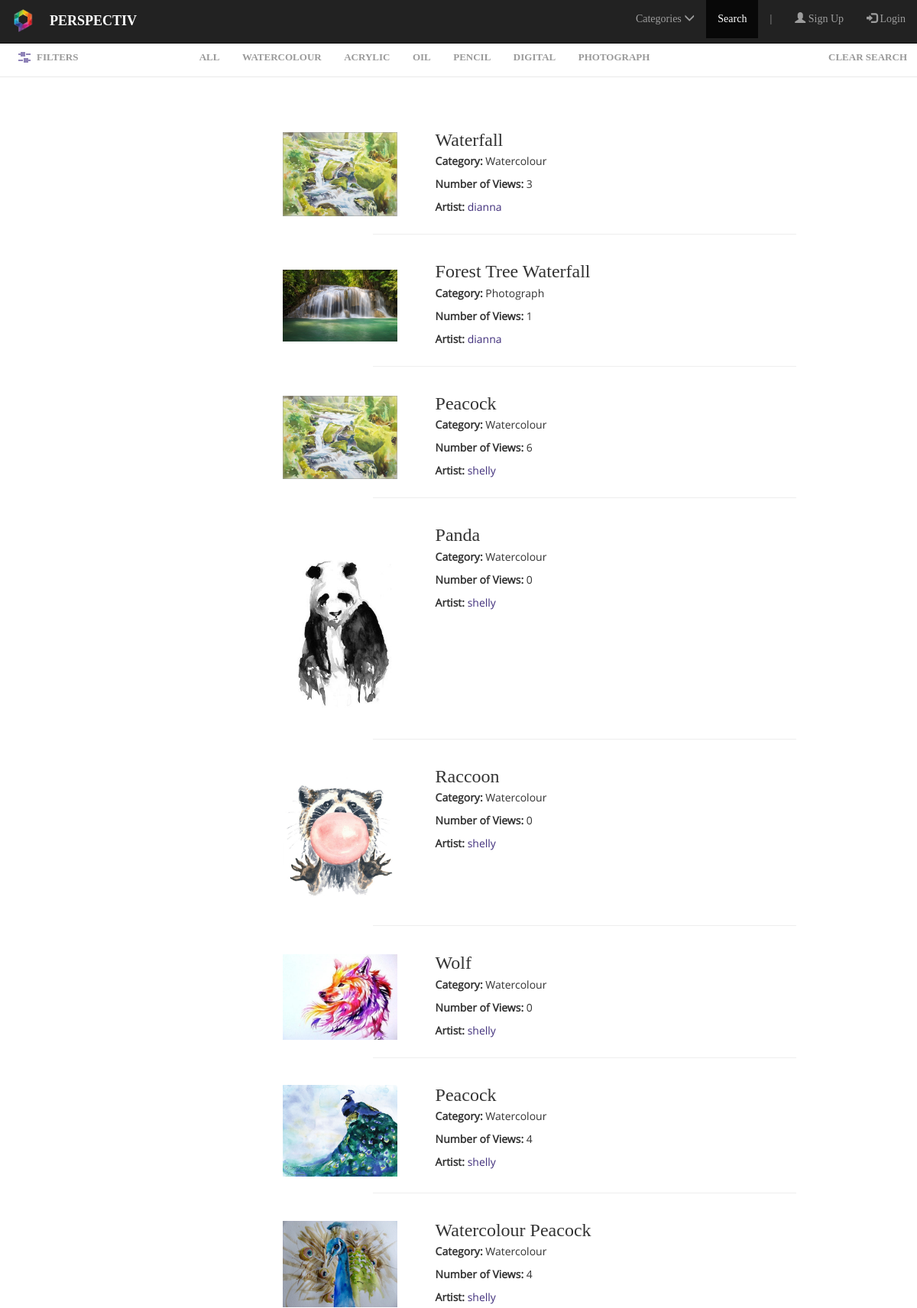
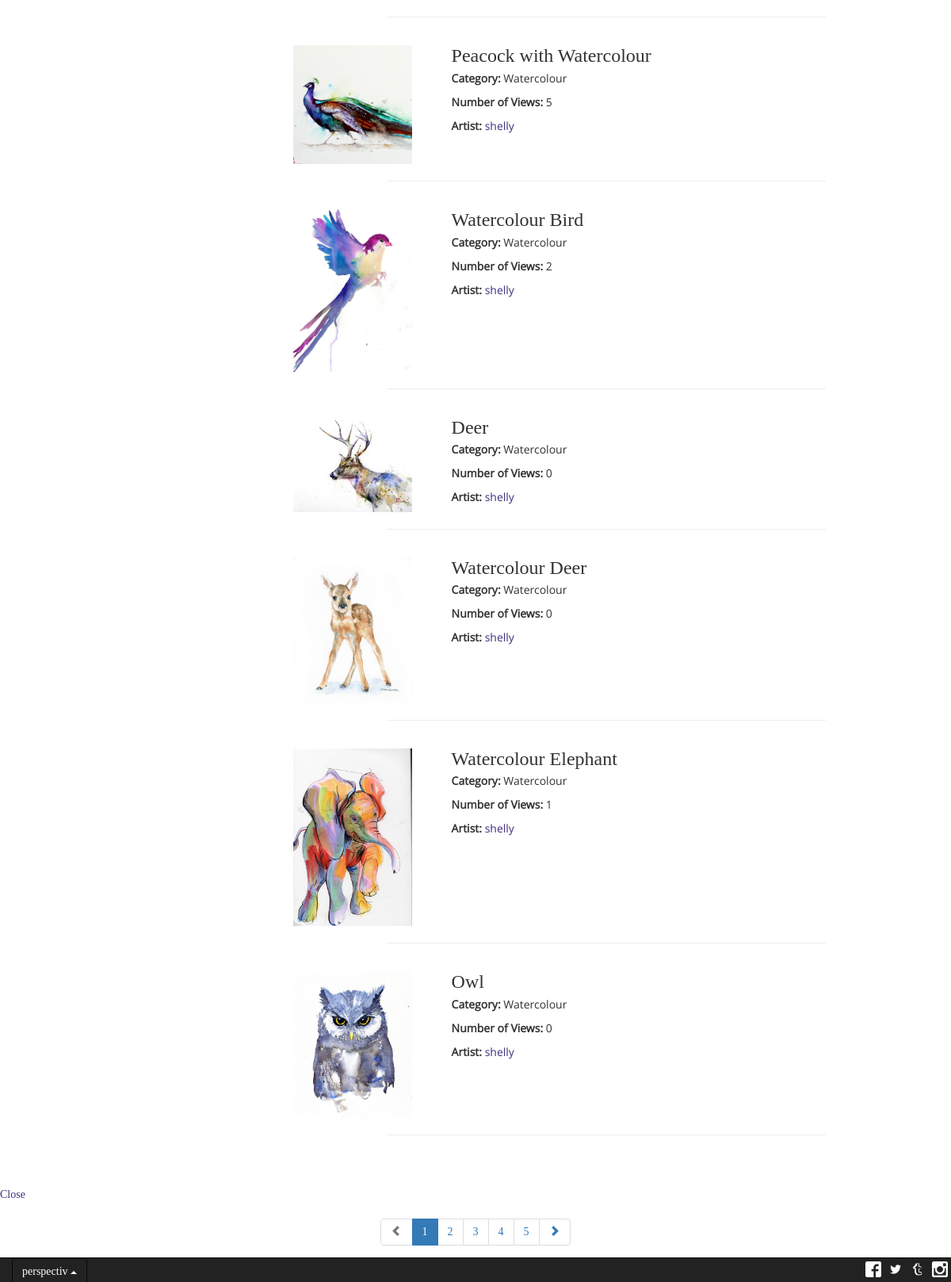
Screenshot of /Search.php with the database file from the repository (2 pictures, top to bottom).
### tables this page shows
CREATE TABLE IF NOT EXISTS `image` (
  `UserID` varchar(6) NOT NULL,
  `ImageID` varchar(50) NOT NULL,
  `Title` varchar(50) NOT NULL,
  `Caption` text NOT NULL,
  `Category` varchar(50) NOT NULL,
  `AllowRating` varchar(1) NOT NULL,
  `AllowComments` varchar(1) NOT NULL,
  `Date` varchar(10) NOT NULL,
  `numViews` int(11) NOT NULL,
  PRIMARY KEY (`UserID`,`ImageID`)
);

CREATE TABLE IF NOT EXISTS `user` (
  `UserID` varchar(6) NOT NULL,
  `Fname` char(255) NOT NULL,
  `Lname` char(255) NOT NULL,
  `username` char(255) NOT NULL,
  `email` varchar(255) DEFAULT NULL,
  `password` varchar(255) NOT NULL,
  `numImages` int(11) NOT NULL,
  PRIMARY KEY (`UserID`),
  UNIQUE KEY `username` (`username`,`email`)
);

### Search.php (the view, shortened to what this page needs)
<?php
	$link = mysqli_connect("localhost", "root", "", "seng513_perspectiv");
	$linkchoice = '';
	if (!isset($_SESSION['sql']))
		switch ($linkchoice) {
			default:
				$sql = "select * from image";
				break;
		}
	else
	{
		$sql = $_SESSION['sql'];
	}
	$result = mysqli_query($link,$sql);
?>
<!DOCTYPE html>
<html lang="en" xmlns="http://www.w3.org/1999/xhtml">
<head>
    <link rel="stylesheet" href="http://maxcdn.bootstrapcdn.com/bootstrap/3.3.6/css/bootstrap.min.css">
    <link rel="stylesheet" href="Stylesheets/SearchStylesheet.css" />
	<link rel="stylesheet" href="Stylesheets/style.css" />
	<link rel="stylesheet" href="Stylesheets/navbar.css" />
</head>
<body>
    <nav class="navbar navbar-inverse navbar-fixed-top">
        <div class="container-fluid">
            <div class="navbar-header">
                <a class="navbar-brand" href="Home.php">
                    <img alt="Brand" class="brand" src="Stylesheets/Logo.jpg">
                </a>
                <p class="navbar-text" style="color: white; font-weight: bold; font-size: 18px;">PERSPECTIV
                </p>
            </div>
            <div class="collapse navbar-collapse" id="Navbar">
                <ul class="nav navbar-nav navbar-right">
                    <li class="dropdown">
                        <a class="dropdown-toggle" data-toggle="dropdown" href="#">Categories  <span class="glyphicon glyphicon-menu-down"><small></small></span></a>
                    </li>
                    <li class="active"><a href="Search.php">Search</a></li>
                    <li><p class="navbar-text hidden-sm hidden-xs"> | </p></li>
					<?php
						if (!isset($_SESSION['login_user']))
						{
							echo '<li><a href="Signup.php"><span class="glyphicon glyphicon-user"></span> Sign Up</a></li>';
							echo '<li><a href="Login.php"><span class="glyphicon glyphicon-log-in"></span> Login</a></li>';
						}
					?>
                </ul>
            </div>
        </div>
    </nav>
	<nav class="navbar navbar-xs navbar-inverse navbar-fixed-bottom">
		<div class="container-fluid">
			<div class="footer-text navbar-header">
				<div class="dropup">
					<button class="btn dropdown-toggle inverse-dropdown" type="button" id="footer-dropdown" data-toggle="dropdown" aria-haspopup="true" aria-expanded="false">
					perspectiv
						<span class="caret"></span>
					</button>
				</div>
			</div>
			<ul class="nav navbar-nav navbar-right">
				<li><a class="footer-link" style="padding: 0px 0px" href="http://www.facebook.com">
					<img class="footer-btn" src="Assets/brand_assets/fb/FB-f-Logo__white_29.png"/></a></li>
				<li><a class="footer-link" style="padding: 0px 0px" href="http://www.twitter.com">
					<img class="footer-btn" src="Assets/brand_assets/twitter/TwitterLogo_white.png"/></a></li>
				<li><a class="footer-link" style="padding: 0px 0px" href="http://www.tumblr.com">
					<img class="footer-btn" src="Assets/brand_assets/tumblr/tumblr_logo_white_transparent-32.png"/></a></li>
				<li><a class="footer-link" style="padding: 0px 0px" href="http://www.instagram.com">
					<img class="footer-btn" src="Assets/brand_assets/insta/ig_glyph_logo.png"/></a></li>
			</ul>
		</div>
	</nav>
	<main class="cd-main-content">
		<div class="cd-tab-filter-wrapper">
			<div class="cd-tab-filter">
				<ul class="cd-filters">
					<li class="filter"><a href="?run=all">All</a></li>
					<li class="filter"><a href="?run=watercolour">Watercolour</a></li>
					<li class="filter"><a href="?run=acrylic">Acrylic</a></li>
					<li class="filter"><a href="?run=oil">Oil</a></li>
					<li class="filter"><a href="?run=pencil">Pencil</a></li>
					<li class="filter"><a href="?run=digital">Digital</a></li>
					<li class="filter"><a href="?run=photograph">Photograph</a></li>
					<li class="filter right"><a href="?run=clear">Clear Search</a></li>
				</ul>
			</div>
		</div>
		<section class="cd-gallery">
			<div class="col-xs-12" id="gal">
				<?php
					while ($row = mysqli_fetch_assoc($result))
					{
						$dir = "uploads/" . $row['UserID'] . "/" . $row['ImageID'];
						$user = $row["UserID"];
						$sql1 = "select username from user where UserID='$user'";
						$result1 = mysqli_query($link,$sql1);
						$row1 = mysqli_fetch_row($result1);
						echo '<form class="search" name="search" method="post" action="Dedicated.php">';
						echo '<div class="media">';
						echo '<div class="media-left media-middle">';
						echo '<input type="image" name="img" alt="submit" style="width: 150px;" id="search-img" src="' . $dir . '" value="' . $dir . '">';
						echo '</div>';
						echo '<div class="media-body">';
						echo '<h3 class="media-heading">' . $row["Title"] . '</h3>';
						echo '<p><b>Category: </b>' . $row["Category"] . '</p>';
						echo '<p><b>Number of Views: </b>' . $row["numViews"] . '</p>';
						echo "<p><b>Artist: </b><a href='?artistpage=" . $user . "'>$row1[0]</a></p>";
						echo '</div>';
						echo '</div>';
						echo '<hr align="middle" style="width: 70%; margin-top: 15px; margin-bottom: 15px;" />';
						echo '</form>';
					}
				?>
			</div>
		</section>
		<a href="#0" class="cd-filter-trigger">Filters</span></a>
	</main>
	<div id="carbonads-container">
		<a href="#0" class="close-carbon-adv">Close</a>
	</div>
	<div class="text-center" style="<?php if (mysqli_num_rows($result) < 5) echo 'display: none'; ?>">
		<ul class="pagination">
			<li class="disabled">
				<a href="#">
					<span class="glyphicon glyphicon-chevron-left"></span>
				</a>
			</li>
			<li class="active"><a href="#">1</a></li>
			<li><a href="#">2</a></li>
			<li><a href="#">3</a></li>
			<li><a href="#">4</a></li>
			<li><a href="#">5</a></li>
			<li>
				<a href="#">
					<span class="glyphicon glyphicon-chevron-right"></span>
				</a>
			</li>
		</ul>
	</div>
</body>
</html>

### Stylesheets/SearchStylesheet.css (style rules this page uses)
body { padding-top: 50px; font-family: 'CodePro'; padding-bottom: 20px; overflow-x: hidden; }
.media-heading { font-family: 'CodePro'; }
li.right { float:right; }
.media-body { padding-left: 40px; font-family: 'Open Sans', sans-serif; text-align: left; }
.media { padding-top: 20px; }
@media only screen and (min-width: 992px) { body { padding-bottom: 20px; } }
@media only screen and (min-width: 992px) { #gal { padding-left: 30%; } }

### Stylesheets/style.css (style rules this page uses)
*, *::after, *::before { -webkit-box-sizing: border-box; -moz-box-sizing: border-box; box-sizing: border-box; }
a { color: #41307c; text-decoration: none; }
.cd-main-content { position: relative; min-height: 100vh; }
.cd-main-content:after { content: ""; display: table; clear: both; }
.cd-tab-filter-wrapper { background-color: #ffffff; box-shadow: 0 1px 1px rgba(0, 0, 0, 0.08); z-index: 1; }
.cd-tab-filter-wrapper:after { content: ""; display: table; clear: both; }
.cd-tab-filter { position: relative; height: 50px; width: 140px; margin: 0 auto; z-index: 1; }
.cd-tab-filter::after { content: ''; position: absolute; right: 14px; top: 50%; bottom: auto; -webkit-transform: translateY(-50%); -moz-transform: translateY(-50%); -ms-transform: translateY(-50%); -o-transform: translateY(-50%); transform: translateY(-50%); display: inline-block; width: 16px; height: 16px; background: url("../img/cd-icon-arrow.svg") no-repeat center center; -webkit-transition: all 0.3s; -moz-transition: all 0.3s; transition: all 0.3s; pointer-events: none; }
.cd-tab-filter ul { position: absolute; top: 0; left: 0; background-color: #ffffff; box-shadow: inset 0 -2px 0 #41307c; }
.cd-tab-filter li { display: none; }
.cd-tab-filter a { display: block; height: 50px; width: 140px; line-height: 50px; padding-left: 14px; }
@media only screen and (min-width: 768px) { .cd-tab-filter { width: auto; cursor: auto; } }
@media only screen and (min-width: 768px) { .cd-tab-filter::after { display: none; } }
@media only screen and (min-width: 768px) { .cd-tab-filter ul { background: transparent; position: static; box-shadow: none; text-align: center; } }
@media only screen and (min-width: 768px) { .cd-tab-filter li { display: inline-block; } }
@media only screen and (min-width: 768px) { .cd-tab-filter a { display: inline-block; padding: 0 1em; width: auto; color: #9a9a9a; text-transform: uppercase; font-weight: 700; font-size: 1.3rem; } }
@media only screen and (min-width: 1170px) { .cd-tab-filter { width: 100%; float: right; margin: 0; -webkit-transition: width 0.3s; -moz-transition: width 0.3s; transition: width 0.3s; } }
.cd-gallery { padding: 26px 5%; width: 100%; }
@media only screen and (min-width: 768px) { .cd-gallery { padding: 40px 3%; } }
@media only screen and (min-width: 1170px) { .cd-gallery { padding: 50px 2%; float: right; -webkit-transition: width 0.3s; -moz-transition: width 0.3s; transition: width 0.3s; } }
.cd-filter-trigger { position: absolute; top: 0; left: 0; height: 50px; line-height: 50px; width: 60px; overflow: hidden; text-indent: 100%; color: transparent; white-space: nowrap; background: transparent url("cd-icon-filter.svg") no-repeat center center; z-index: 3; }
@media only screen and (min-width: 1170px) { .cd-filter-trigger { width: auto; left: 2%; text-indent: 0; color: #9a9a9a; text-transform: uppercase; font-size: 1.3rem; font-weight: 700; padding-left: 24px; background-position: left center; -webkit-transition: color 0.3s; -moz-transition: color 0.3s; transition: color 0.3s; } }

### Stylesheets/navbar.css (style rules this page uses)
.navbar { font-family: 'CodePro'; }
.navbar-xs { min-height: 20px; height: 20px; }
.navbar-xs .navbar-nav > li > a { padding-top: 5px; padding-bottom: 5px; line-height: 20px; }
.brand { width: 30px; height: 30px; }
.footer-link { padding: 0px 0px; text-decoration: none; }
.footer-btn { width: 20px; height: 20px; margin-top: 4px; margin-left: 4px; margin-right: 4px; }
.navbar-fixed-bottom { padding-bottom: 30px; }
#footer-dropdown { color: white; }
@media only screen and (min-width: 992px) { .brand { margin-right: -10px; margin-top: -3px; } }

### rows the page displays
image: Title "Waterfall", Category "Watercolour", numViews "3", UserID.username "dianna"
image: Title "Forest Tree Waterfall", Category "Photograph", numViews "1", UserID.username "dianna"
image: Title "Peacock", Category "Watercolour", numViews "6", UserID.username "shelly"
image: Title "Panda", Category "Watercolour", numViews "0", UserID.username "shelly"
image: Title "Raccoon", Category "Watercolour", numViews "0", UserID.username "shelly"
image: Title "Wolf", Category "Watercolour", numViews "0", UserID.username "shelly"
image: Title "Peacock", Category "Watercolour", numViews "4", UserID.username "shelly"
image: Title "Watercolour Peacock", Category "Watercolour", numViews "4", UserID.username "shelly"
image: Title "Peacock with Watercolour", Category "Watercolour", numViews "5", UserID.username "shelly"
image: Title "Watercolour Bird", Category "Watercolour", numViews "2", UserID.username "shelly"
image: Title "Deer", Category "Watercolour", numViews "0", UserID.username "shelly"
image: Title "Watercolour Deer", Category "Watercolour", numViews "0", UserID.username "shelly"
image: Title "Watercolour Elephant", Category "Watercolour", numViews "1", UserID.username "shelly"
image: Title "Owl", Category "Watercolour", numViews "0", UserID.username "shelly"
